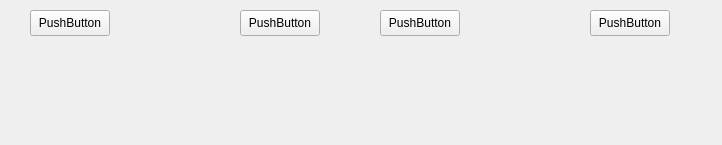
<?xml version="1.0" encoding="UTF-8"?>
<ui version="4.0">
 <class>Widget</class>
 <widget class="QWidget" name="Widget">
  <property name="geometry">
   <rect>
    <x>0</x>
    <y>0</y>
    <width>722</width>
    <height>145</height>
   </rect>
  </property>
  <property name="windowTitle">
   <string>Widget</string>
  </property>
  <property name="styleSheet">
   <string notr="true"/>
  </property>
  <widget class="Selector" name="item_selector_" native="true">
   <property name="geometry">
    <rect>
     <x>10</x>
     <y>60</y>
     <width>331</width>
     <height>51</height>
    </rect>
   </property>
   <property name="styleSheet">
    <string notr="true"/>
   </property>
  </widget>
  <widget class="QPushButton" name="add_item_btn_">
   <property name="geometry">
    <rect>
     <x>30</x>
     <y>10</y>
     <width>80</width>
     <height>26</height>
    </rect>
   </property>
   <property name="text">
    <string>PushButton</string>
   </property>
  </widget>
  <widget class="QPushButton" name="remove_item_btn_">
   <property name="geometry">
    <rect>
     <x>240</x>
     <y>10</y>
     <width>80</width>
     <height>26</height>
    </rect>
   </property>
   <property name="text">
    <string>PushButton</string>
   </property>
  </widget>
  <widget class="QPushButton" name="add_widget_btn_">
   <property name="geometry">
    <rect>
     <x>590</x>
     <y>10</y>
     <width>80</width>
     <height>26</height>
    </rect>
   </property>
   <property name="text">
    <string>PushButton</string>
   </property>
  </widget>
  <widget class="QPushButton" name="remove_widget_btn_">
   <property name="geometry">
    <rect>
     <x>380</x>
     <y>10</y>
     <width>80</width>
     <height>26</height>
    </rect>
   </property>
   <property name="text">
    <string>PushButton</string>
   </property>
  </widget>
  <widget class="Selector" name="widget_selector_" native="true">
   <property name="geometry">
    <rect>
     <x>360</x>
     <y>60</y>
     <width>331</width>
     <height>51</height>
    </rect>
   </property>
  </widget>
 </widget>
 <layoutdefault spacing="6" margin="11"/>
 <customwidgets>
  <customwidget>
   <class>Selector</class>
   <extends>QWidget</extends>
   <header>selector.h</header>
   <container>1</container>
  </customwidget>
 </customwidgets>
 <resources/>
 <connections/>
</ui>
